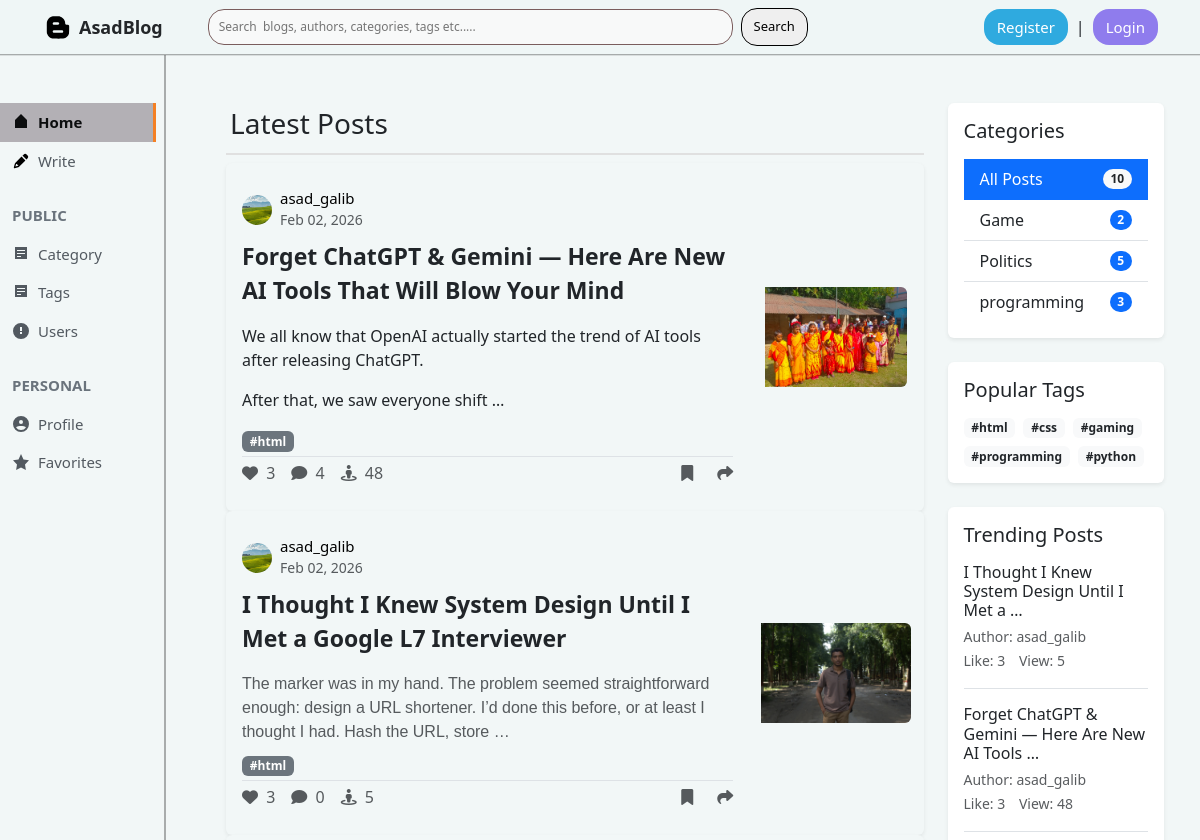
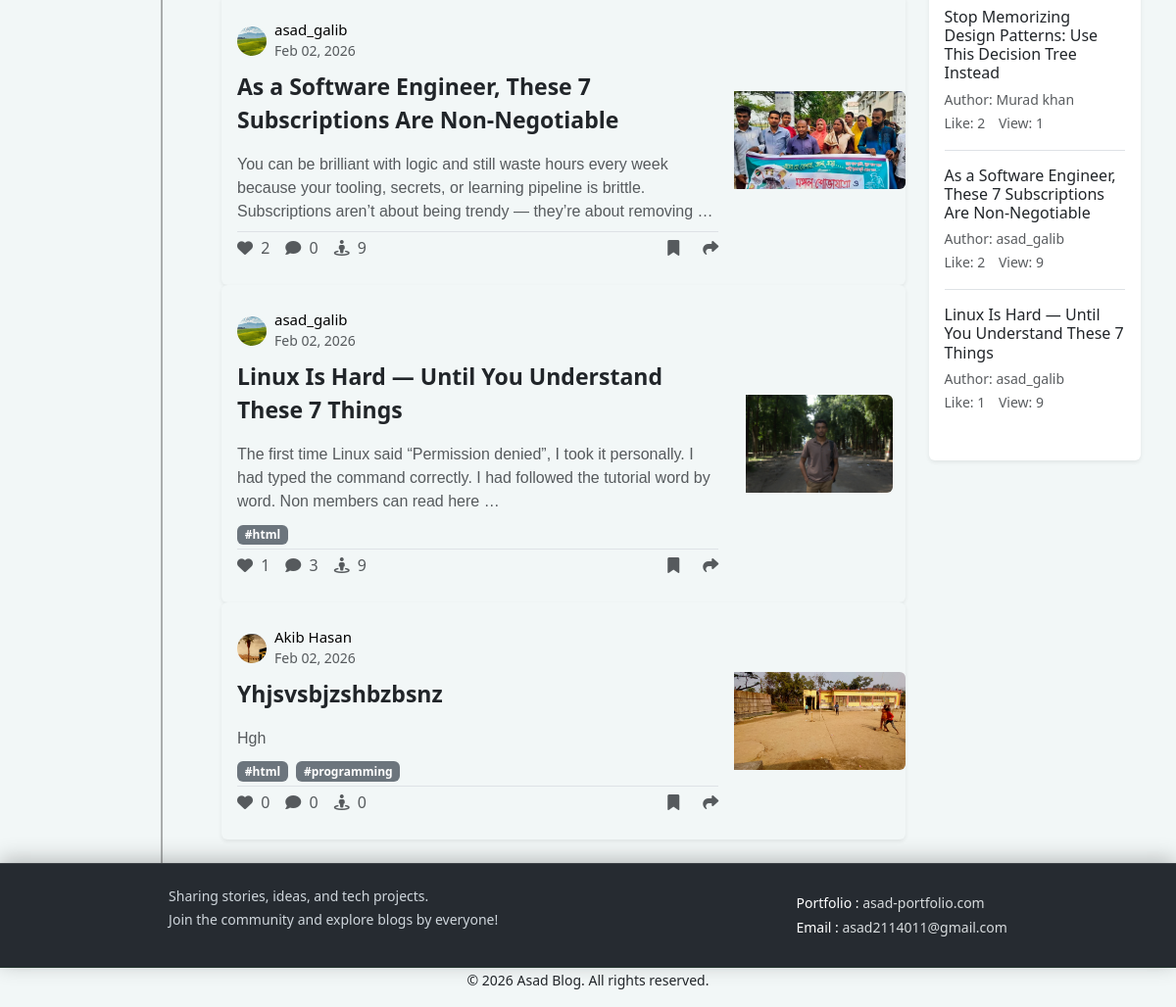
Before: / with the older database file (2 pictures, top to bottom).
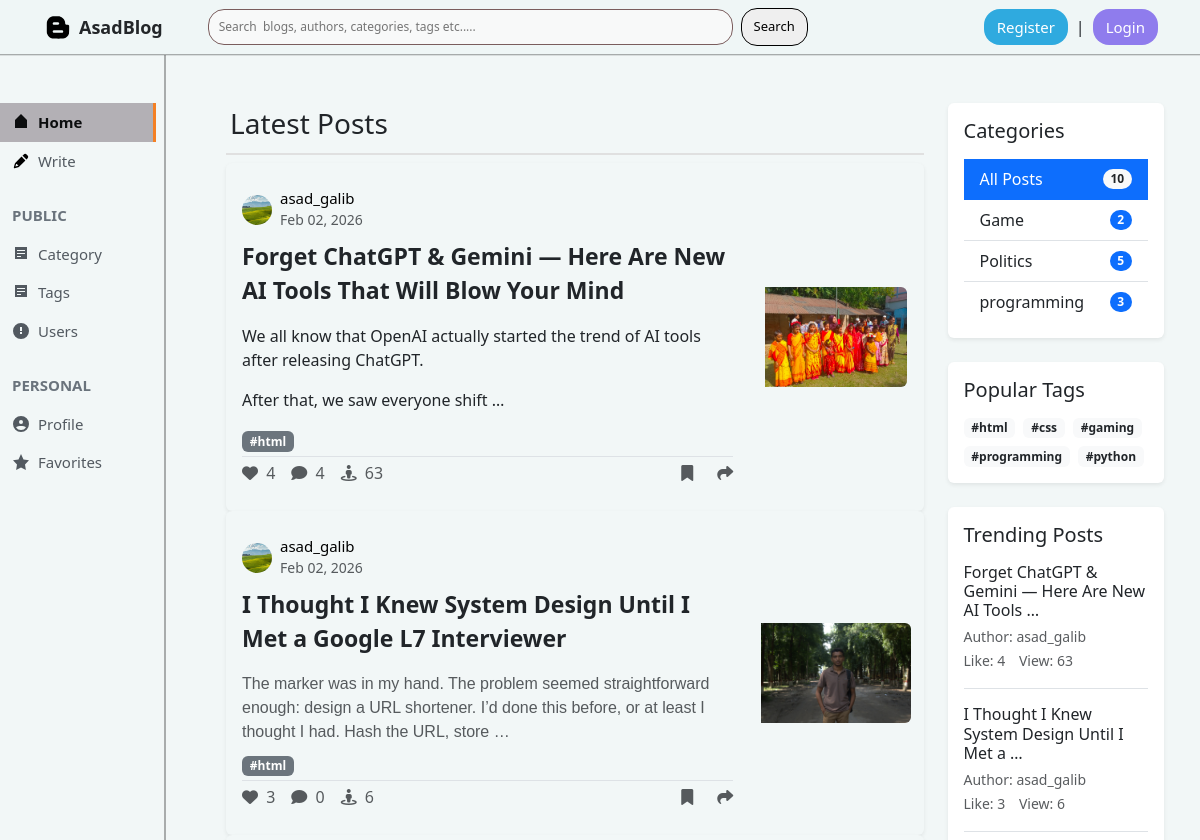
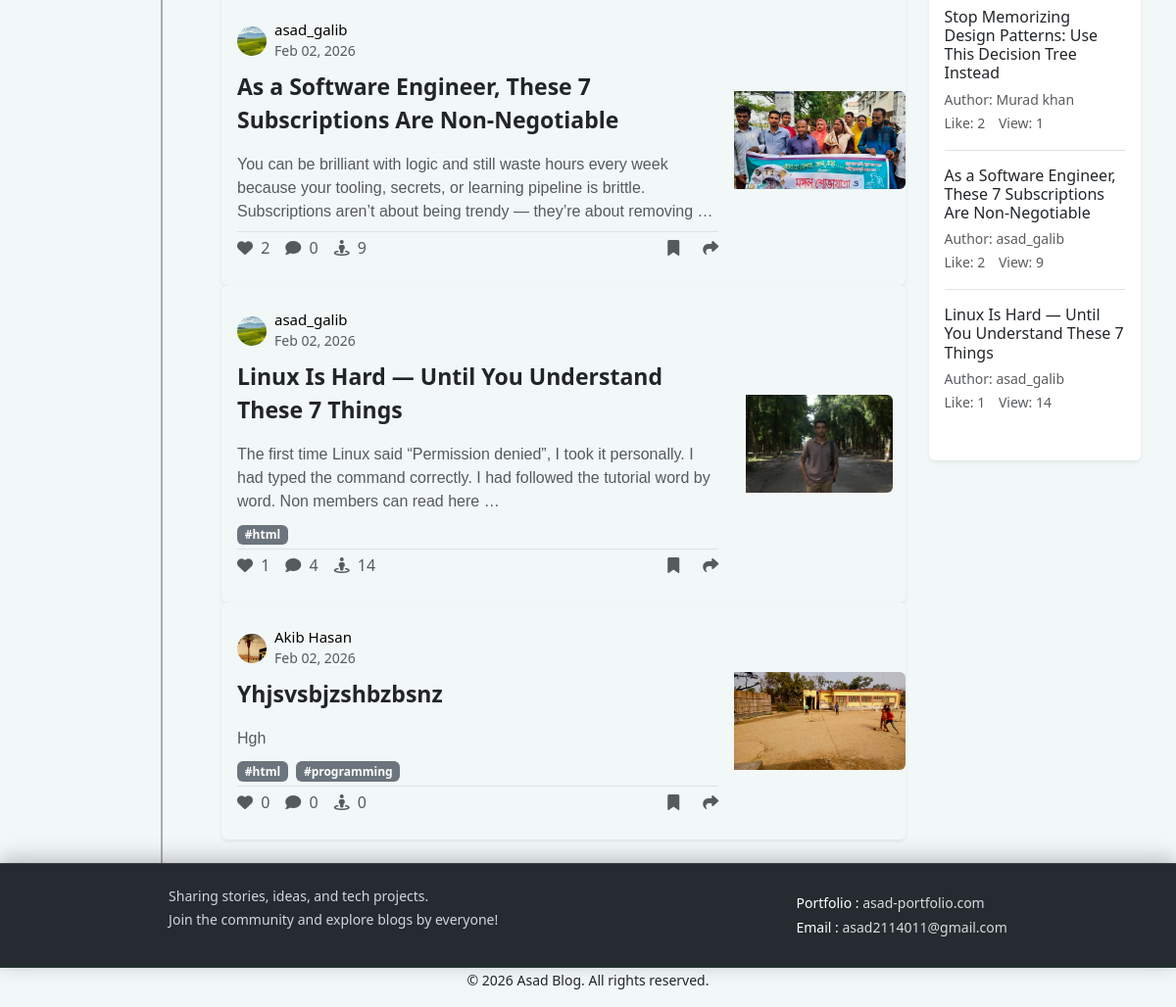
After: the same page with the newer database file (2 pictures, top to bottom).
### posts/models.py (models this page shows, shortened)
class Post(models.Model):
    title=models.CharField(max_length=200)
    slug=models.SlugField(max_length=250,unique=True,blank=True)
    content=HTMLField()
    post_image=models.ImageField(upload_to='posts/',blank=True,null=True)
    view_count=models.PositiveIntegerField(default=0)
    catagory=models.ForeignKey(catagory,on_delete=models.PROTECT,related_name='posts')
    author=models.ForeignKey(Author,on_delete=models.CASCADE,related_name='posts')
    tags=models.ManyToManyField(Tag,blank=True,related_name='posts')
    created_at=models.DateTimeField(auto_now_add=True)
    updated_at=models.DateTimeField(auto_now=True)
    class Meta:
        ordering=['-created_at']

### author/models.py (models this page shows, shortened)
class Author(models.Model):
    user=models.OneToOneField(User,on_delete=models.CASCADE,related_name="author_profile")
    name=models.CharField(max_length=100)
    slug=models.SlugField(max_length=120,unique=True,blank=True)
    bio=models.TextField()
    email=models.EmailField(max_length=100)
    profile_image=models.ImageField(upload_to='authors/',blank=True,null=True)
    created_at=models.DateTimeField(auto_now_add=True)

### catagories/models.py (models this page shows, shortened)
class Tag(models.Model):
    name=models.CharField(max_length=50,unique=True)
    slug=models.SlugField(max_length=60,unique=True,blank=True)
    created_at=models.DateTimeField(auto_now_add=True)
    class Meta:
        ordering=['name']

class catagory(models.Model):
    name=models.CharField(max_length=100)
    slug=models.SlugField(max_length=100,unique=True,null=True,blank=True)
    class Meta:
        ordering=['name']

### blog_project/views.py (the view)
# urls.py: 2. Add a URL to urlpatterns:  path('', views.home, name='home')
def home(request, catagory_slug=None):
    data=Post.objects.select_related('author','catagory').prefetch_related('tags','likes','comments')
    selected_category = None
    if catagory_slug is not None:
        selected_category = catagory.objects.get(slug=catagory_slug)
        data = data.filter(catagory=selected_category)
    paginator=Paginator(data, 5)
    page_num=request.GET.get('page')
    page_obj=paginator.get_page(page_num)
    catagories=catagory.objects.all()
    all_posts_count=Post.objects.count()
    thirty_days_ago=timezone.now() - timedelta(days=30)
    trending_posts=Post.objects.filter(created_at__gte=thirty_days_ago).annotate(like_count=Count('likes')).order_by('-like_count')[:5]
    popular_tags=Tag.objects.annotate(post_count=Count('posts')).order_by('-post_count')[:10]
    context={
        'data':page_obj,
        'page_obj':page_obj,
        'catagory':catagories,
        'selected_category':selected_category,
        'trending_posts':trending_posts,
        'popular_tags':popular_tags,
        'all_posts_count':all_posts_count,
    }
    return render(request,'home.html',context)

### templates/home.html (shortened to what this page needs)
{% extends 'base.html' %}
{% load static %}
{% block content %}
<div class="home-container m-0">
    <div class="container-fluid py-4">
        <div class="row">
            <div class="col-lg-9 col-md-12">
                <div class="header mb-2 p-1"
                    style="background-color: #f2f7f7;border-bottom: 2px solid #e0e0e0; padding: 15px 0;">
                    {% if selected_category %}
                    <div class="mb-2">
                        <h3>Posts in "{{ selected_category.name }}"</h3>
                        <a href="{% url 'home' %}" class="btn btn-sm btn-outline-secondary">
                            <i class="bi bi-x"></i> Clear filter
                        </a>
                    </div>
                    {% else %}
                    <h3 class="mb-2">Latest Posts</h3>
                    {% endif %}
                </div>
                {% for post in data %}
                <div class="card shadow-sm border-0 post-card" style="padding: 10px 0px; background-color: #f2f7f7;">
                    <div class="row g-0">
                        {% if post.post_image %}
                        <div class="col-md-9">
                            {% else %}
                            <div class="col-md-12">
                                {% endif %}
                                <div class="card-body p-3">
                                    <div class="d-flex align-items-center mb-2">
                                        {% if post.author.profile_image %}
                                        <img src="{{ post.author.profile_image.url }}" class="rounded-circle me-2"
                                            alt="{{ post.author.name }}" width="30" height="30"
                                            style="object-fit: cover;">
                                        {% else %}
                                        <div class="rounded-circle bg-primary text-white d-flex align-items-center justify-content-center me-2"
                                            style="width: 30px; height: 30px; font-weight: bold;">
                                            {{ post.author.name|first|upper }}
                                        </div>
                                        {% endif %}
                                        <div>
                                            <a href="#" style="text-decoration: none; color: black;">
                                                <h6 class="mb-0" style="font-size: 15px;">{{ post.author.name }}</h6>
                                            </a>
                                            <small class="text-muted">
                                                {{post.created_at|date:'M d, Y'}}
                                            </small>
                                        </div>
                                    </div>
                                    <div class=" mb-2">
                                        <div class="d-flex align-items-center justify-content-between gap-1 ">
                                            <a href="{% url 'post_details' post.slug %}"
                                                class="text-decoration-none text-dark card-title "
                                                style="font-size: 23px; font-weight: bold;">
                                                {{ post.title }}
                                            </a>
                                        </div>
                                    </div>
                                    <p class="card-text text-muted mb-2"
                                        style="font-family: Arial, Helvetica, sans-serif;">
                                        {{post.content|safe|truncatewords_html:30}}
                                    </p>
                                    <div class="mb-1">
                                        {% for tag in post.tags.all %}
                                        <span class="badge bg-secondary me-1">#{{ tag.name }}</span>
                                        {% endfor %}
                                    </div>
                                    <div class="d-flex justify-content-between align-items-center pt-1 border-top">
                                        <div class="d-flex gap-3">
                                            <a href="{% url 'post_details' post.slug %}"
                                                class="text-decoration-none text-muted interaction-link like-btn">
                                                <i class="fa-solid fa-heart"></i>
                                                <span class="ms-1">{{ post.likes.count }}</span>
                                            </a>
                                            <a href="{% url 'post_details' post.slug %}"
                                                class="text-decoration-none text-muted interaction-link comment-btn">
                                                <i class="fa-solid fa-comment"></i>
                                                <span class="ms-1">{{ post.comments.count }}</span>
                                            </a>
                                            <a href="{% url 'post_details' post.slug %}"
                                                class="text-decoration-none text-muted interaction-link view-btn">
                                                <i class="fa-solid fa-street-view"></i>
                                                <span class="ms-1">{{ post.view_count }}</span>
                                            </a>
                                        </div>
                                        <div class="d-flex gap-4">
                                            <a href="{% url 'post_details' post.slug %}" class="text-decoration-none text-muted interaction-link bookmark-btn">
                                                 <i class="fa-solid fa-bookmark"></i>
                                            </a>
                                            <div class="dropdown">
                                                <a href="#" class="text-decoration-none text-muted interaction-link share-btn"
                                                    data-bs-toggle="dropdown" aria-expanded="false">
                                                    <i class="fa-solid fa-share"></i>
                                                </a>
                                            </div>
                                        </div>
                                    </div>
                                </div>
                            </div>
                            {% if post.post_image %}
                            <div class="col-md-3 d-flex align-items-center justify-content-center post_image_lg">
                                <img src="{{ post.post_image.url }}" class="img-fluid rounded-end  object-fit-cover"
                                    alt="No image" style="max-height: 100px; min-height: 100px;">
                            </div>
                            {% endif %}
                        </div>
                    </div>
                    {% empty %}
                    <div class="text-center py-5">
                        <p class="text-muted">No posts available{% if selected_category %} in this category{% endif %}.
                        </p>
                    </div>
                    {% endfor %}
                </div>
                <div class="col-lg-3 col-md-12">
                    <div class="" style="top: 20px; z-index: 900;">
                        <div class="card shadow-sm border-0 mb-4">
                            <div class="card-body">
                                <h5 class="card-title mb-3">Categories</h5>
                                <div class="list-group list-group-flush">
                                    <a href="{% url 'home' %}"
                                        class="list-group-item list-group-item-action d-flex justify-content-between align-items-center {% if not selected_category %}active{% endif %}">
                                        All Posts
                                        <span
                                            class="badge {% if not selected_category %}bg-light text-dark{% else %}bg-primary{% endif %} rounded-pill">
                                            {{ all_posts_count }}
                                        </span>
                                    </a>
                                    {% for cat in catagory %}
                                    <a href="{% url 'category_posts' cat.slug %}"
                                        class="list-group-item list-group-item-action d-flex justify-content-between align-items-center {% if selected_category == cat %}active{% endif %}">
                                        {{ cat.name }}
                                        <span
                                            class="badge {% if selected_category == cat %}bg-light text-dark{% else %}bg-primary{% endif %} rounded-pill">
                                            {{ cat.posts.count }}
                                        </span>
                                    </a>
                                    {% endfor %}
                                </div>
                            </div>
                        </div>
                        {% if popular_tags %}
                        <div class="card shadow-sm border-0 mb-4">
                            <div class="card-body">
                                <h5 class="card-title mb-3">Popular Tags</h5>
                                <div class="d-flex flex-wrap gap-2">
                                    {% for tag in popular_tags %}
                                    <a href="#" class="badge bg-light text-dark text-decoration-none">#{{ tag.name}}</a>
                                    {% endfor %}
                                </div>
                            </div>
                        </div>
                        {% endif %}
                        {% if trending_posts %}
                        <div class="card shadow-sm border-0">
                            <div class="card-body">
                                <h5 class="card-title mb-3">Trending Posts</h5>
                                {% for trending_post in trending_posts %}
                                <div class="mb-3 pb-3 {% if not forloop.last %}border-bottom{% endif %}">
                                    <h6 class="mb-1">
                                        <a href="{% url 'post_details' trending_post.slug %}" class="text-decoration-none text-dark">
                                            {{ trending_post.title|truncatewords:10 }}
                                        </a>
                                    </h6>
                                    <small class="text-muted">
                                       Author: {{ trending_post.author.name }} <br> Like: {{ trending_post.like_count }} <span style="margin-left: 10px;" >View: {{trending_post.view_count}}</span>
                                    </small>
                                </div>
                                {% endfor %}
                            </div>
                        </div>
                        {% endif %}
                    </div>
                </div>
            </div>
        </div>
    </div>
</div>
{% endblock %}

Changed rows visible on the page:
changed Post "Forget ChatGPT & Gemini — Here Are New AI Tools That Will Blow Your Mind": likes.count "3" → "4"; view_count "48" → "63"; like_count "3" → "4"; moves up the list
changed Post "I Thought I Knew System Design Until I Met a Google L7 Interviewer": view_count "5" → "6"
changed Post "Linux Is Hard — Until You Understand These 7 Things": comments.count "3" → "4"; view_count "9" → "14"
